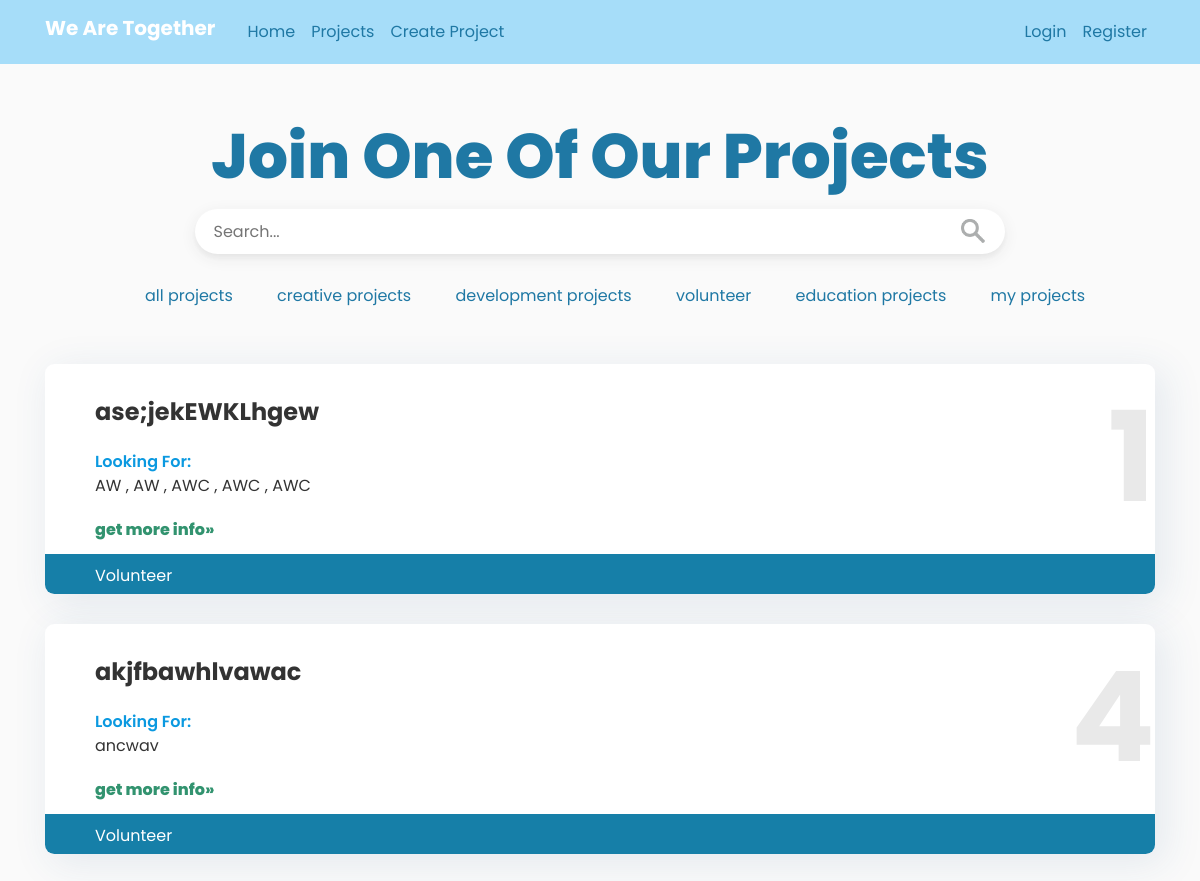
/projects?project_filter=2, run on an earlier commit of the app's database.
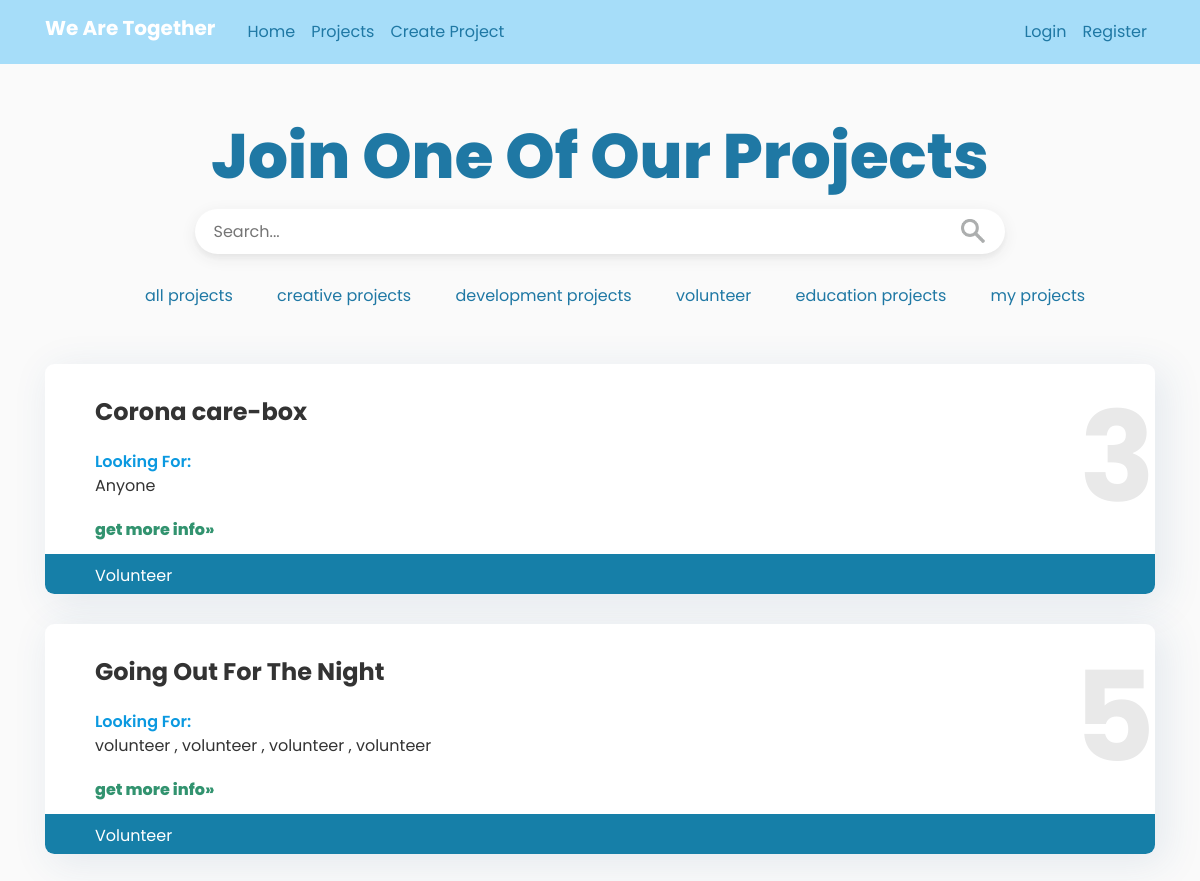
And on a later commit of the database.
### we_are_together/models.py (models this page shows, shortened)
class Project(db.Model):
    id = db.Column(db.Integer, primary_key=True)
    project_name = db.Column(db.String(150), nullable=False)
    creation_date = db.Column(db.DateTime, nullable=False, default=datetime.utcnow)
    category = db.Column(db.Integer, nullable=False)
    description = db.Column(db.String(2000), nullable=False)
    need1 = db.Column(db.String(100), nullable=False)
    need2 = db.Column(db.String(100), nullable=True)
    need3 = db.Column(db.String(100), nullable=True)
    need4 = db.Column(db.String(100), nullable=True)
    need5 = db.Column(db.String(100), nullable=True)
    manager = db.Column(db.Integer, nullable=False)
    join1 = db.Column(db.Integer, nullable=True)
    join2 = db.Column(db.Integer, nullable=True)
    join3 = db.Column(db.Integer, nullable=True)
    join4 = db.Column(db.Integer, nullable=True)
    join5 = db.Column(db.Integer, nullable=True)

### we_are_together/routes.py (the view)
@app.route("/projects")
def projects():
    project_filter = request.args.get('project_filter', None)
    project_filter_by_str = request.args.get('project_filter_by_str', None)
    if project_filter == (0 or None):
        defined_projects = Project.query.all()
    else:
        defined_projects = Project.query.filter_by(category=project_filter)
    return render_template('projects.html', title='Projects', projects=defined_projects,
                           category_dict=category_dict)

### we_are_together/routes.py (called while the page is built)
@app.context_processor
def override_url_for():
    return dict(url_for=dated_url_for)

def dated_url_for(endpoint, **values):
    if endpoint == 'static':
        filename = values.get('filename', None)
        if filename:
            file_path = os.path.join(app.root_path,
                                     endpoint, filename)
            values['q'] = int(os.stat(file_path).st_mtime)
    return url_for(endpoint, **values)

### we_are_together/templates/projects.html
{% extends "layout.html" %}
{% block content %}
    <div>
        <br>
          <div id="title_div">
              <h1>Join One Of Our Projects</h1>
              <form role="search" id="form">
                  <div>
                      <input type="search" id="query" name="project_filter_by_str"
                       placeholder="Search..."
                       aria-label="Search through site content">
                      <button>
                          <img id="search_img" src="{{url_for('static', filename='search-icon-png-18.png')}}" alt="search">
                      </button>
                  </div>
            </form>
              <div id="nav_bar">
              <ul id="breadcrumb">
                  <li class="nav_li"><a
                          href="{{ url_for('projects')}}" id="clicked" >all projects</a></li>
                  <li class="nav_li"><a href="{{ url_for('projects', project_filter=4)}}" >creative projects</a></li>
                  <li class="nav_li"><a href="{{ url_for('projects', project_filter=1)}}" >development projects</a></li>
                  <li class="nav_li"><a href="{{ url_for('projects', project_filter=2)}}" >volunteer</a></li>
                  <li class="nav_li"><a href="{{ url_for('projects', project_filter=3)}}" >education projects</a></li>
                  <li class="nav_li"><a href="{{ url_for('projects', project_filter=5)}}" >my projects </a></li>
              </ul>
              </div>
          </div>
      </div>
    {% for project in projects %}
        <div id="div_projects">
            <div id="project_id">
                <div id="project_text">
                    <div class="project_title">{{ project.project_name }}</div>
                    <div class="looking">Looking For:</div>
                    <div class="positions">
                        {% if project.need1 %}
                        {{ project.need1 }}
                        {% endif %}
                        {% if project.need2 %}
                        {{", " + project.need2 }}
                        {% endif %}
                        {% if project.need3 %}
                        {{", " + project.need3 }}
                        {% endif %}
                        {% if project.need4 %}
                        {{", " + project.need4 }}
                        {% endif %}
                        {% if project.need5 %}
                        {{", " + project.need5 }}
                        {% endif %}
                    </div>
                    <div class="more_info"><a href="{{ url_for('view_project', project_id=project.id) }}">get more info&raquo;</a></div>
                </div>
                <div id="id">{{ project.id }}</div>
            </div>
            <div class="category">{{ category_dict[project.category] }}</div>
        </div>
    {% endfor %}
{% endblock content %}

What changed in the data, as far as the page shows it:
no longer on this page (row edited): Project: project_name "ase;jekEWKLhgew", need1 "AW", need2 ", AW", need3 ", AWC", need4 ", AWC", need5 ", AWC", id "1", category "Volunteer"
no longer on this page (row edited): Project: project_name "akjfbawhlvawac", need1 "ancwav", id "4", category "Volunteer"
now on this page (row edited): Project: project_name "Corona care-box", need1 "Anyone", id "3", category "Volunteer"
added Project: project_name "Going Out For The Night", need1 "volunteer", need2 ", volunteer", need3 ", volunteer", need4 ", volunteer", id "5", category "Volunteer"
